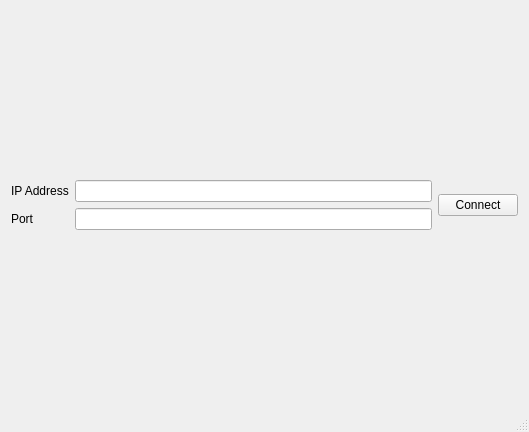
<?xml version="1.0" encoding="UTF-8"?>
<ui version="4.0">
 <class>Listener</class>
 <widget class="QMainWindow" name="Listener">
  <property name="geometry">
   <rect>
    <x>0</x>
    <y>0</y>
    <width>529</width>
    <height>432</height>
   </rect>
  </property>
  <property name="windowTitle">
   <string>Listener</string>
  </property>
  <widget class="QWidget" name="_central">
   <layout class="QVBoxLayout" name="verticalLayout">
    <item>
     <layout class="QVBoxLayout" name="image"/>
    </item>
    <item>
     <layout class="QGridLayout" name="_inputs">
      <item row="1" column="1">
       <widget class="QLineEdit" name="port">
        <property name="inputMask">
         <string>#####</string>
        </property>
        <property name="text">
         <string/>
        </property>
       </widget>
      </item>
      <item row="1" column="0">
       <widget class="QLabel" name="_port">
        <property name="text">
         <string>Port</string>
        </property>
       </widget>
      </item>
      <item row="0" column="1">
       <widget class="QLineEdit" name="ip">
       </widget>
      </item>
      <item row="0" column="0">
       <widget class="QLabel" name="_ip">
        <property name="text">
         <string>IP Address</string>
        </property>
       </widget>
      </item>
      <item row="0" column="2" rowspan="2">
       <widget class="QPushButton" name="connect">
        <property name="text">
         <string>Connect</string>
        </property>
       </widget>
      </item>
     </layout>
    </item>
   </layout>
  </widget>
  <widget class="QStatusBar" name="status"/>
 </widget>
 <layoutdefault spacing="6" margin="11"/>
 <tabstops>
  <tabstop>ip</tabstop>
  <tabstop>port</tabstop>
  <tabstop>connect</tabstop>
 </tabstops>
 <resources/>
 <connections>
  <connection>
   <sender>connect</sender>
   <signal>clicked()</signal>
   <receiver>Listener</receiver>
   <slot>onConnect()</slot>
   <hints>
    <hint type="sourcelabel">
     <x>478</x>
     <y>371</y>
    </hint>
    <hint type="destinationlabel">
     <x>264</x>
     <y>215</y>
    </hint>
   </hints>
  </connection>
 </connections>
 <slots>
  <slot>onConnect()</slot>
 </slots>
</ui>
